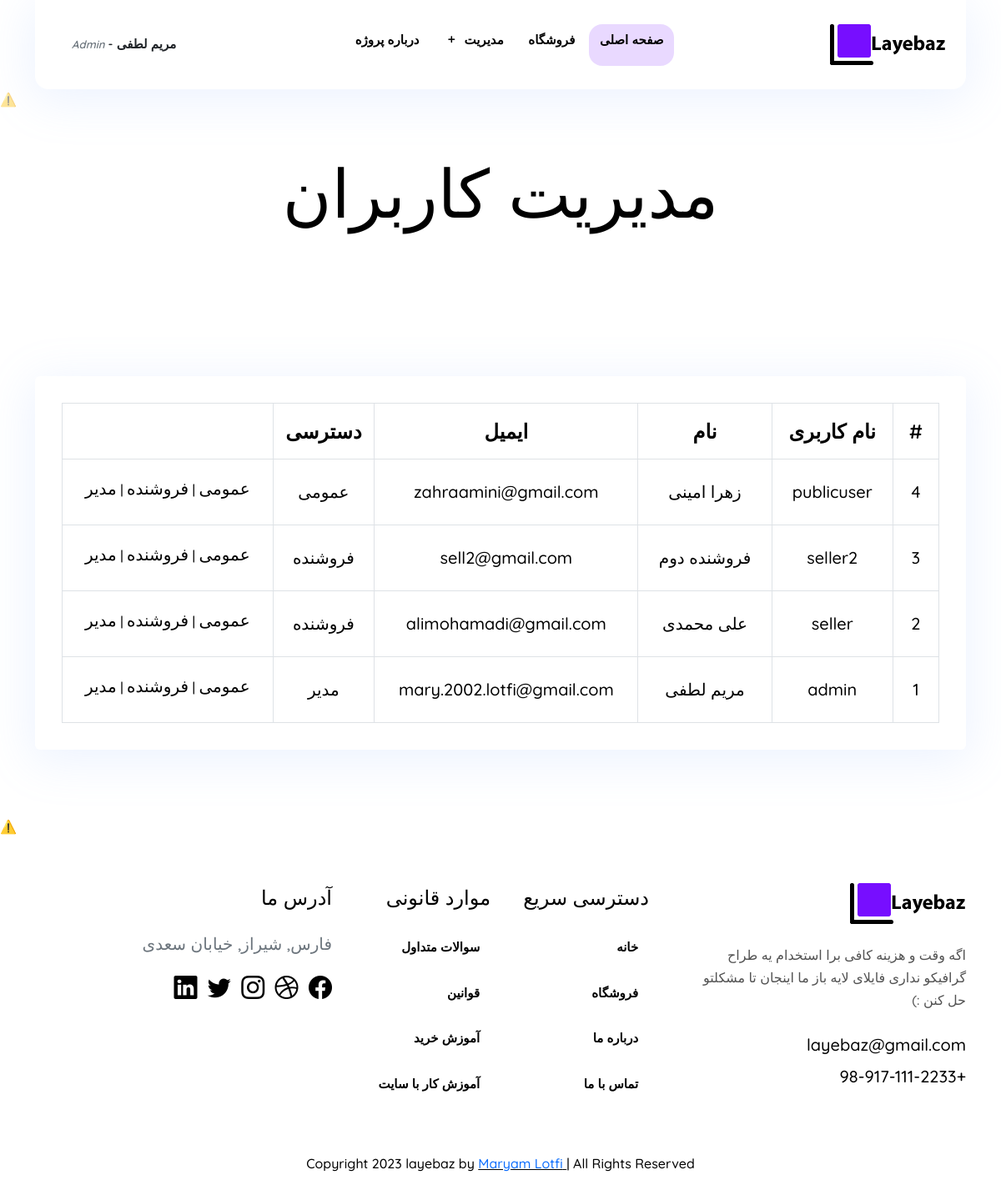
The app's page /manage-user.php (signed in) with its own data.
### tables this page shows
CREATE TABLE `users` (
  `userid` int(11) NOT NULL,
  `username` varchar(20) NOT NULL,
  `name` varchar(120) NOT NULL,
  `email` varchar(120) NOT NULL,
  `password` varchar(30) NOT NULL,
  `type` tinyint(4) NOT NULL
);

### manage-user.php (the view, shortened to what this page needs)
<?php
include('inc/header.php');
?>
<?php
$link = mysqli_connect("localhost", "root", "", "layebazdb");
mysqli_query($link, "set names utf8");
$query = "SELECT * FROM users ORDER BY userid DESC ";
$result = mysqli_query($link, $query);
?>
<section class="position-relative overflow-hidden">
    <div class="container">
        <div class="row text-center">
            <div class="col">
                <h1 class="mb-3">مدیریت کاربران </h1>
            </div>
        </div>
    </div>
    <div class="position-absolute animation-1">
        <lottie-player src="https://lottie.host/59ba3e9a-bef6-400b-adbb-0eb8c20c9f65/WPBRmjAinD.json"
            background="transparent.html" speed="1" style="width: auto; height: auto;" loop autoplay>
        </lottie-player>
    </div>
</section>
<div class="page-content">
    <section>
        <div class="container">
            <div class="row">
                <div class="col">
                    <div class="table-responsive border-bottom-0 p-5 shadow rounded">
                        <table class="cart-table table text-center mb-0 table-bordered">
                            <thead>
                                <tr>
                                    <th class="h5 mb-0 py-3 font-w-6" scope="col">#</th>
                                    <th class="h5 mb-0 py-3 font-w-6" scope="col">نام کاربری</th>
                                    <th class="h5 mb-0 py-3 font-w-6" scope="col">نام</th>
                                    <th class="h5 mb-0 py-3 font-w-6" scope="col"> ایمیل</th>
                                    <th class="h5 mb-0 py-3 font-w-6" scope="col"> دسترسی</th>
                                    <th class="h5 mb-0 py-3 font-w-6" scope="col"></th>
                                </tr>
                            </thead>
                            <tbody class="border-top-0">
                                <?php
                                while ($row = mysqli_fetch_array($result)) {
                                    $usertype = 'عمومی';
                                    if ($row['type'] == 1) {
                                        $usertype = 'مدیر';
                                    } elseif ($row['type'] == 2) {
                                        $usertype = 'فروشنده';
                                    }
                                ?>
                                <tr>
                                    <td>
                                        <h6 class="mb-0"><?= $row['userid'] ?></h6>
                                    </td>
                                    <td>
                                        <h6 class="mb-0"><?= $row['username'] ?></h6>
                                    </td>
                                    <td>
                                        <h6 class="mb-0"><?= $row['name'] ?></h6>
                                    </td>
                                    <td>
                                        <h6 class="mb-0"><?= $row['email'] ?></h6>
                                    </td>
                                    <td>
                                        <h6 class="mb-0"><?= $usertype ?></h6>
                                    </td>
                                    <td>
                                        <a href="action-manage-user.php?id=<?= $row['userid'] ?>&type=0"
                                            class="link-title h6">عمومی
                                        </a>
                                        |
                                        <a href="action-manage-user.php?id=<?= $row['userid'] ?>&type=2"
                                            class="link-title h6">فروشنده
                                        </a>
                                        |
                                        <a href="action-manage-user.php?id=<?= $row['userid'] ?>&type=1"
                                            class="link-title h6">مدیر
                                        </a>
                                    </td>
                                </tr>
                                <?php } ?>
                            </tbody>
                        </table>
                    </div>
                </div>
            </div>
        </div>
    </section>
</div>
<?php
include('inc/footer.php')
?>

### assets/css/spacing.css (style rules this page uses)
.mb-0, .my-0 { margin-bottom: 0 !important }
.mb-3, .my-3 { margin-bottom: 1rem !important }
.pt-3, .py-3 { padding-top: 1rem !important }
.pb-3, .py-3 { padding-bottom: 1rem !important }
.p-5 { padding: 2rem !important }

### records on screen
users: userid "4", username "publicuser", name "زهرا امینی", email "zahraamini@gmail.com", usertype "عمومی"
users: userid "3", username "seller2", name "فروشنده دوم", email "sell2@gmail.com", type "فروشنده"
users: userid "2", username "seller", name "علی محمدی", email "alimohamadi@gmail.com", type "فروشنده"
users: userid "1", username "admin", name "مریم لطفی", email "mary.2002.lotfi@gmail.com", type "مدیر"

### other values on screen
$_SESSION["name"] "مریم لطفی"
$_SESSION["user_type"] "Admin"
